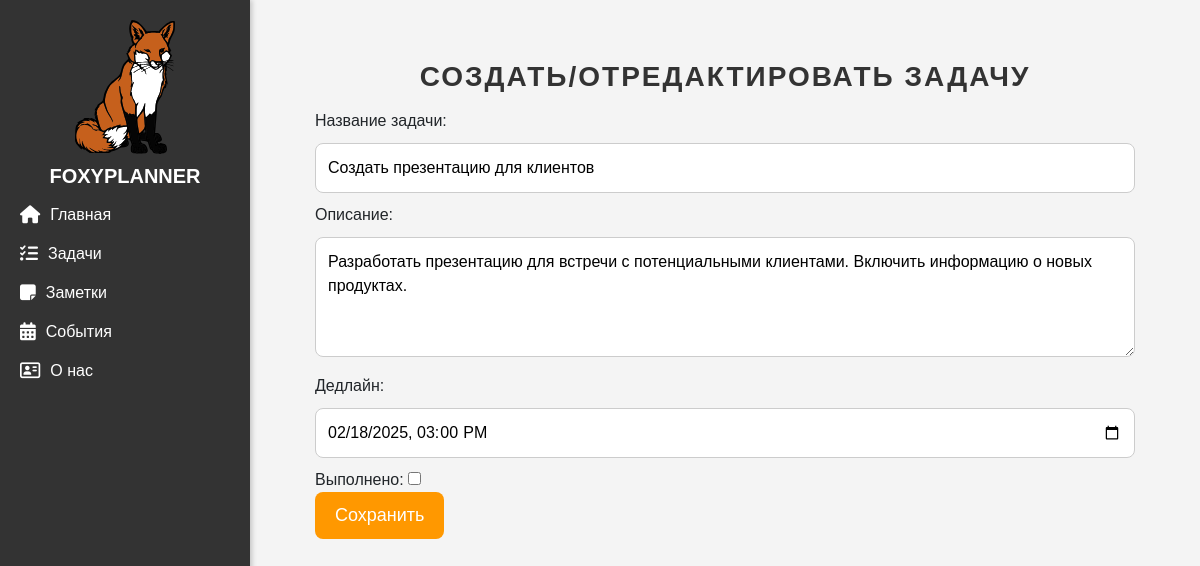
Screenshot of /tasks/2/update_task with the database file from the repository.
### tasks/models.py (models this page shows, shortened)
class Task(models.Model):
    title = models.CharField(max_length=200)  # Название задачи
    description = models.TextField()  # Описание задачи
    deadline = models.DateTimeField()  # Дедлайн задачи
    is_completed = models.BooleanField(default=False)  # Статус выполнения задачи
    class Meta:
        verbose_name = "Задача"
        verbose_name_plural = "Задачи"

### tasks/views.py (the view)
# urls.py: path('<int:pk>/update_task', views.TaskUpdateView.as_view(), name = 'task_update'),
class TaskUpdateView(UpdateView):
    model = Task
    template_name = 'tasks/create_task.html'
    form_class = TaskForm

### tasks/forms.py
class TaskForm(ModelForm):
    class Meta:
        model = Task
        fields = ['title', 'description', 'deadline', 'is_completed']
        widgets = {
            'title': TextInput(attrs={'class': 'task-input', 'placeholder': 'Введите название задачи'}),
            'description': Textarea(attrs={'class': 'task-textarea', 'placeholder': 'Введите описание'}),
            'deadline': DateTimeInput(
                attrs={'class': 'task-input', 'type': 'datetime-local'},
                format='%Y-%m-%dT%H:%M'
            ),
        }

### tasks/templates/tasks/create_task.html (shortened to what this page needs)
{% extends 'main/layout.html' %}
{% block content %}
<h1>Создать/отредактировать задачу</h1>
<form method="post">
    <div class="form-group">
        <label for="{{ form.title.id_for_label }}">Название задачи:</label>
        {{ form.title }}
    </div>
    <div class="form-group">
        <label for="{{ form.description.id_for_label }}">Описание:</label>
        {{ form.description }}
    </div>
    <div class="form-group">
        <label for="{{ form.deadline.id_for_label }}">Дедлайн:</label>
        {{ form.deadline }}
    </div>
    <div class="form-group">
        <label for="{{ form.is_completed.id_for_label }}">Выполнено:</label>
        {{ form.is_completed }}
    </div>
    <button type="submit" class="btn btn-primary">Сохранить</button>
</form>
{% endblock %}

### main/static/main/css/main.css (style rules this page uses)
body { font-family: Arial, sans-serif; margin: 0; padding: 0; display: flex; background-color: #f4f4f4; }
h1 { color: #333; text-align: center; }
button { padding: 10px 15px; background-color: #ff9800; color: white; border: none; border-radius: 5px; cursor: pointer; transition: 0.3s; }
button { padding: 10px 15px; background-color: #ff9800; color: white; border: none; border-radius: 5px; cursor: pointer; transition: background-color 0.3s ease, transform 0.2s ease; }
h1, h2, h3 { font-family: 'Arial', sans-serif; color: #333; text-align: center; font-weight: bold; }
h1 { font-size: 32px; margin-bottom: 15px; text-transform: uppercase; letter-spacing: 2px; }
h1 { text-align: center; font-size: 28px; font-weight: bold; color: #333; }
.task-input, .task-textarea { width: 100%; padding: 12px; margin: 10px 0; border: 1px solid #ccc; border-radius: 8px; font-size: 16px; background: #fff; }
.task-textarea { height: 120px; resize: vertical; }
.btn-primary { background: #ff9800; color: white; border: none; padding: 10px 20px; font-size: 18px; border-radius: 8px; cursor: pointer; transition: 0.3s; }

### rows the page displays
Task: title "Создать презентацию для клиентов", description "Разработать презентацию для встречи с потенциальными клиентами. Включить информацию о новых продуктах.", deadline "02/18/2025 15:00"
